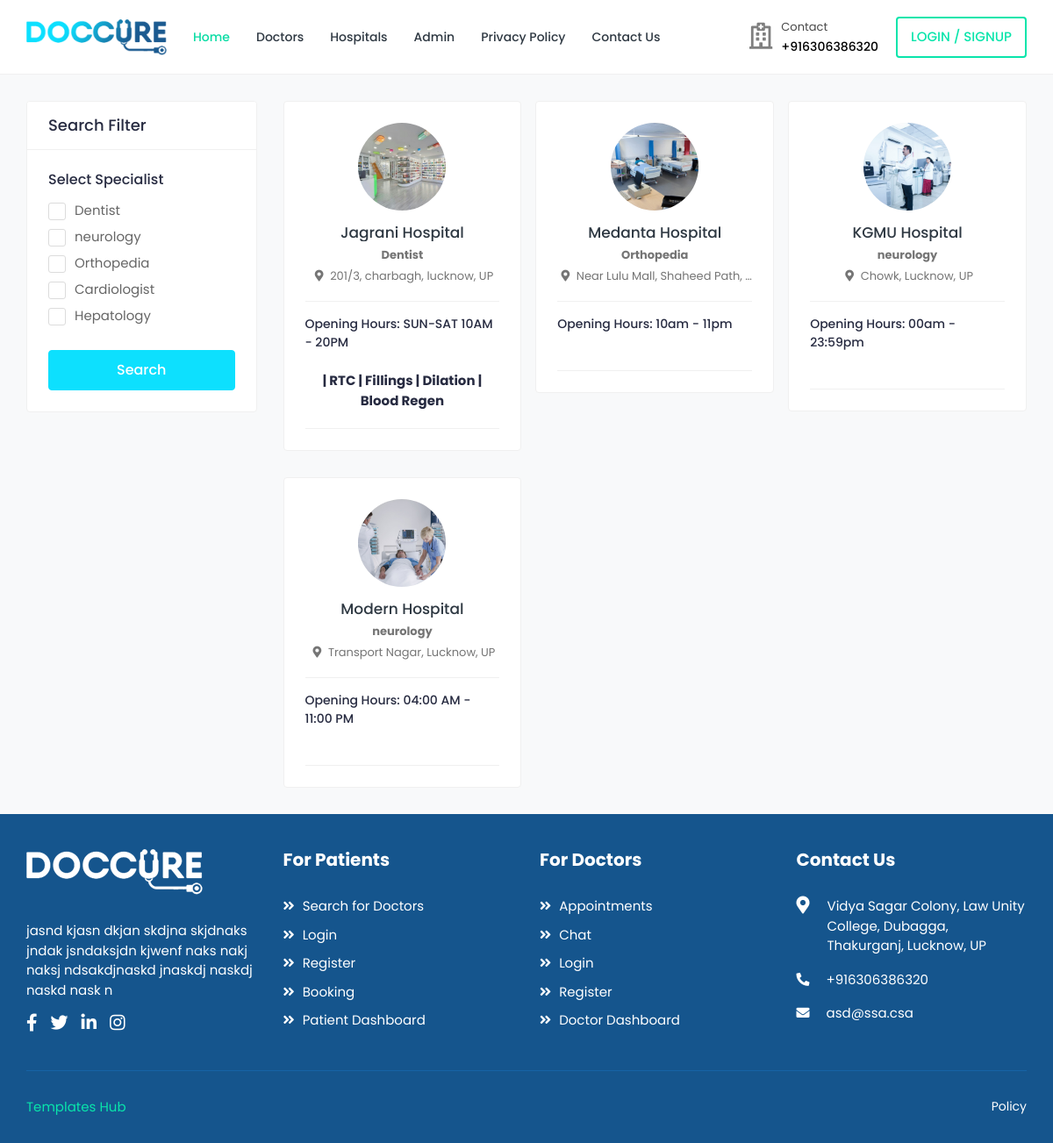
The app's page /all-hospital-list with its own data.
### home/models.py (models this page shows)
class SiteDetail(models.Model):
    logo = models.ImageField(upload_to="site/")
    footer_logo = models.ImageField(upload_to="site/", blank=True, null=True)
    phone = models.CharField(max_length=13)
    description = models.CharField(max_length=700)
    email = models.EmailField()
    description_header = models.CharField(max_length=70)
    footer_description = models.CharField(max_length=400)
    address = models.CharField(max_length=300)
    insta_link = models.URLField()
    linkedin_link = models.URLField()
    fb_link = models.URLField()
    twitter_link = models.URLField()

class Speciality(models.Model):
    image = models.ImageField(
        upload_to="branch/", default="speciality/specialities-01.png"
    )
    name = models.CharField(max_length=30)
    slug = AutoSlugField(populate_from="name", unique=True, null=True, default=None)
    def __str__(self):
        return self.name

class Hospital(models.Model):
    name = models.CharField(max_length=100)
    address = models.CharField(max_length=100)
    description = RichTextField()
    opening_timing = models.CharField(max_length=50)
    price = models.PositiveIntegerField()
    speciality = models.ForeignKey(
        "Speciality",
        related_name="hospital",
        on_delete=models.SET_NULL,
        null=True,
        blank=True,
    )
    picture = models.ImageField(upload_to="hospital", null=True, blank=True)
    slug = AutoSlugField(populate_from="name", unique=True, null=True, default=None)

class DoctorServices(models.Model):
    name = models.CharField(max_length=20)
    doctor = models.ForeignKey(
        "Doctor", on_delete=models.CASCADE, related_name="service"
    )

### home/views.py (the view)
# urls.py: path("all-hospital-list", views.all_hospitals, name="all-hospital-list"),
def all_hospitals(request):
    return render(
        request,
        "home/all-hospital-list.html",
        {
            "hospitals": Hospital.objects.all(),
            "detail": SiteDetail.objects.last(),
            "specialities": Speciality.objects.all(),
        },
    )

### templates/home/all-hospital-list.html (shortened to what this page needs)
{% extends "base.html" %} {% block body %}
{% load static %}
<div class="content">
	<div class="container-fluid">
		<div class="row">
			{% include 'home/sidebar-filter.html' %}
			<div class="col-md-7 col-lg-8 col-xl-9">
				<div class="row row-grid">
				{% for hospital in hospitals %}
					<div class="col-md-6 col-lg-4 col-xl-3">
						<div class="card widget-profile pat-widget-profile">
							<div class="card-body">
								<div class="pro-widget-content">
									<div class="profile-info-widget">
										<a href="{% url 'home:hospital' slug=hospital.slug %}" class="booking-doc-img">
											<img src="{{hospital.picture.url}}" alt="Hospital Image">
										</a>
										<div class="profile-det-info">
											<h3><a href="{% url 'home:hospital' slug=hospital.slug %}"> {{hospital.name}}</a></h3>
											<div class="patient-details">
												<h5><b>{{hospital.speciality}}</b></h5>
												<h5 class="mb-0"><i class="fas fa-map-marker-alt"></i> {{hospital.address}}</h5>
											</div>
										</div>
									</div>
								</div>
								<div class="patient-info profile-det-info mb-0 patient-details">
									<ul>
										<li>Opening Hours:   {{hospital.opening_timing|truncatechars:30}}</li>
									</ul>
								</div>
								<div class="pro-widget-content">
									<strong> <span><br>
										{% for doctor in hospital.doctor.all %}
											{% for service in doctor.service.all %}
												| {{service.name}}
											{% endfor %}
										{% endfor %}
									</span>
									</strong>
								</div>
							</div>
						</div>
					</div>
					{% endfor %}
				</div>
			</div>
		</div>
	</div>
</div>
{% endblock body %}

### templates/base.html (shortened to what this page needs)
<!DOCTYPE html>
<html lang="en">
{% load static %}
<head>
		<link rel="stylesheet" href="{% static 'assets/css/bootstrap.min.css' %}">
		<link rel="stylesheet" href="{% static 'assets/plugins/fontawesome/css/fontawesome.min.css' %}">
		<link rel="stylesheet" href="{% static 'assets/plugins/fontawesome/css/all.min.css' %}">
		<link rel="stylesheet" href="{% static 'assets/css/style.css' %}">
	</head>
	<body>
		<div class="main-wrapper">
			<header class="header">
				<nav class="navbar navbar-expand-lg header-nav">
					<div class="navbar-header">
						<a href="/" class="navbar-brand logo">
							<img src="{{detail.logo.url}}" class="img-fluid" alt="Logo">
						</a>
					</div>
					<div class="main-menu-wrapper">
						<ul class="main-nav">
							<li class="active">
								<a href="{% url 'home:home' %}">Home</a>
							</li>
							<li class="has-submenu">
								<a href="{% url 'home:all-doctor-list' %}">Doctors </a>
							</li>
							<li class="has-submenu">
								<a href="{% url 'home:all-hospital-list' %}">Hospitals </a>
							</li>
							<li>
								<a href="/admin">Admin</a>
							</li>
              				<li>
								<a href="{% url 'home:privacy-policy' %}">Privacy Policy</a>
							</li>
							<li>
								<a href="{% url 'home:contact-us' %}">Contact Us</a>
							</li>
						</ul>
					</div>
					<ul class="nav header-navbar-rht">
						<li class="nav-item contact-item">
							<div class="header-contact-img">
								<i class="far fa-hospital"></i>
							</div>
							<div class="header-contact-detail">
								<p class="contact-header">Contact</p>
								<p class="contact-info-header"> {{detail.phone}}</p>
							</div>
						</li>
						<li class="nav-item">
							<a class="nav-link header-login" href="login.html">login / Signup </a>
						</li>
					</ul>
				</nav>
			</header>
      {% block body %}
      {% endblock body %}
			<footer class="footer">
				<div class="footer-top">
					<div class="container-fluid">
						<div class="row">
							<div class="col-lg-3 col-md-6">
								<div class="footer-widget footer-about">
									<div class="footer-logo">
                    <img src="{% if detail.footer_logo %}{{detail.footer_logo.url}}{% else %}{{detail.logo.url}} {% endif %} " class="img-fluid" alt="Logo">
									</div>
									<div class="footer-about-content">
										<p>{{detail.footer_description}} </p>
										<div class="social-icon">
											<ul>
												<li>
													<a href="{{detail.fb_link}}" target="_blank"><i class="fab fa-facebook-f"></i> </a>
												</li>
												<li>
													<a href="{{detail.twitter_link}}" target="_blank"><i class="fab fa-twitter"></i> </a>
												</li>
												<li>
													<a href="{{detail.linkedin_link}}" target="_blank"><i class="fab fa-linkedin-in"></i></a>
												</li>
												<li>
													<a href="{{detail.insta_link}}" target="_blank"><i class="fab fa-instagram"></i></a>
												</li>
											</ul>
										</div>
									</div>
								</div>
							</div>
							<div class="col-lg-3 col-md-6">
								<div class="footer-widget footer-menu">
									<h2 class="footer-title">For Patients</h2>
									<ul>
										<li><a href=""><i class="fas fa-angle-double-right"></i> Search for Doctors</a></li>
										<li><a href=""><i class="fas fa-angle-double-right"></i> Login</a></li>
										<li><a href=""><i class="fas fa-angle-double-right"></i> Register</a></li>
										<li><a href=""><i class="fas fa-angle-double-right"></i> Booking</a></li>
										<li><a href=""><i class="fas fa-angle-double-right"></i> Patient Dashboard</a></li>
									</ul>
								</div>
							</div>
							<div class="col-lg-3 col-md-6">
								<div class="footer-widget footer-menu">
									<h2 class="footer-title">For Doctors</h2>
									<ul>
										<li><a href=""><i class="fas fa-angle-double-right"></i> Appointments</a></li>
										<li><a href=""><i class="fas fa-angle-double-right"></i> Chat</a></li>
										<li><a href=""><i class="fas fa-angle-double-right"></i> Login</a></li>
										<li><a href=""><i class="fas fa-angle-double-right"></i> Register</a></li>
										<li><a href=""><i class="fas fa-angle-double-right"></i> Doctor Dashboard</a></li>
									</ul>
								</div>
							</div>
							<div class="col-lg-3 col-md-6">
								<div class="footer-widget footer-contact">
									<h2 class="footer-title">Contact Us</h2>
									<div class="footer-contact-info">
										<div class="footer-address">
											<span><i class="fas fa-map-marker-alt"></i></span>
											<p> {{detail.address}}</p>
										</div>
										<p>
											<i class="fas fa-phone-alt"></i>
											{{detail.phone}}
										</p>
										<p class="mb-0">
											<i class="fas fa-envelope"></i>
											{{detail.email}}
										</p>
									</div>
								</div>
							</div>
						</div>
					</div>
				</div>
        <div class="footer-bottom">
					<div class="container-fluid">
						<div class="copyright">
							<div class="row">
								<div class="col-md-6 col-lg-6">
									<div class="copyright-text">
										<p class="mb-0"><a href="">Templates Hub</a></p>
									</div>
								</div>
								<div class="col-md-6 col-lg-6">
									<div class="copyright-menu">
										<ul class="policy-menu">
											<li><a href="{% url 'home:privacy-policy' %}">Policy</a></li>
										</ul>
									</div>
								</div>
							</div>
						</div>
					</div>
				</div>
			</footer>
	</body>
</html>

### templates/home/sidebar-filter.html (shortened to what this page needs)
<div class="col-md-12 col-lg-4 col-xl-3 theiaStickySidebar">
    {% if doctors or "doctor" in request.path %}
    <form method="GET" action="{% url 'home:filter-doctor' %}">
    {% elif hospitals or "hospital" in request.path %}
    <form method="GET" action="{% url 'home:filter-hospital' %}">
    {% else %}
    <form method="GET" action="{% url 'home:filter-doctor' %}">
    {% endif %}
    <div class="card search-filter">
        <div class="card-header">
            <h4 class="card-title mb-0">Search Filter</h4>
        </div>
        <div class="card-body">
        <div class="filter-widget">
            <h4>Select Specialist</h4>
            {% for spc in specialities %}
            <div>
                <label class="custom_check">
                    <span class="checkmark"></span> {{spc.name}}
                </label>
            </div>
            {% endfor %}
        </div>
            <div class="btn-search">
                <button type="submit" class="btn btn-block">Search</button>
            </div>
        </div>
    </form>
    </div>
</div>

### records on screen
SiteDetail: logo (picture), phone "+916306386320", footer_logo (picture), footer_description "jasnd kjasn dkjan skdjna skjdnaks jndak jsndaksjdn kjwenf naks nakj naksj ndsakdjnaskd jnaskdj naskdj naskd nask n", address "Vidya Sagar Colony, Law Unity College, Dubagga, Thakurganj, Lucknow, UP", email "asd@ssa.csa"
Speciality: name "Dentist"
Speciality: name "neurology"
Speciality: name "Orthopedia"
Speciality: name "Cardiologist"
Speciality: name "Hepatology"
Hospital: picture (picture), name "Jagrani Hospital", speciality "Dentist", address "201/3, charbagh, lucknow, UP", opening_timing "SUN-SAT 10AM - 20PM"
DoctorServices: name "RTC"
DoctorServices: name "Fillings"
DoctorServices: name "Dilation"
DoctorServices: name "Blood Regen"
Hospital: picture (picture), name "Medanta Hospital", speciality "Orthopedia", address "Near Lulu Mall, Shaheed Path,…", opening_timing "10am - 11pm"
Hospital: picture (picture), name "KGMU Hospital", speciality "neurology", address "Chowk, Lucknow, UP", opening_timing "00am - 23:59pm"
Hospital: picture (picture), name "Modern Hospital", speciality "neurology", address "Transport Nagar, Lucknow, UP", opening_timing "04:00 AM - 11:00 PM"
